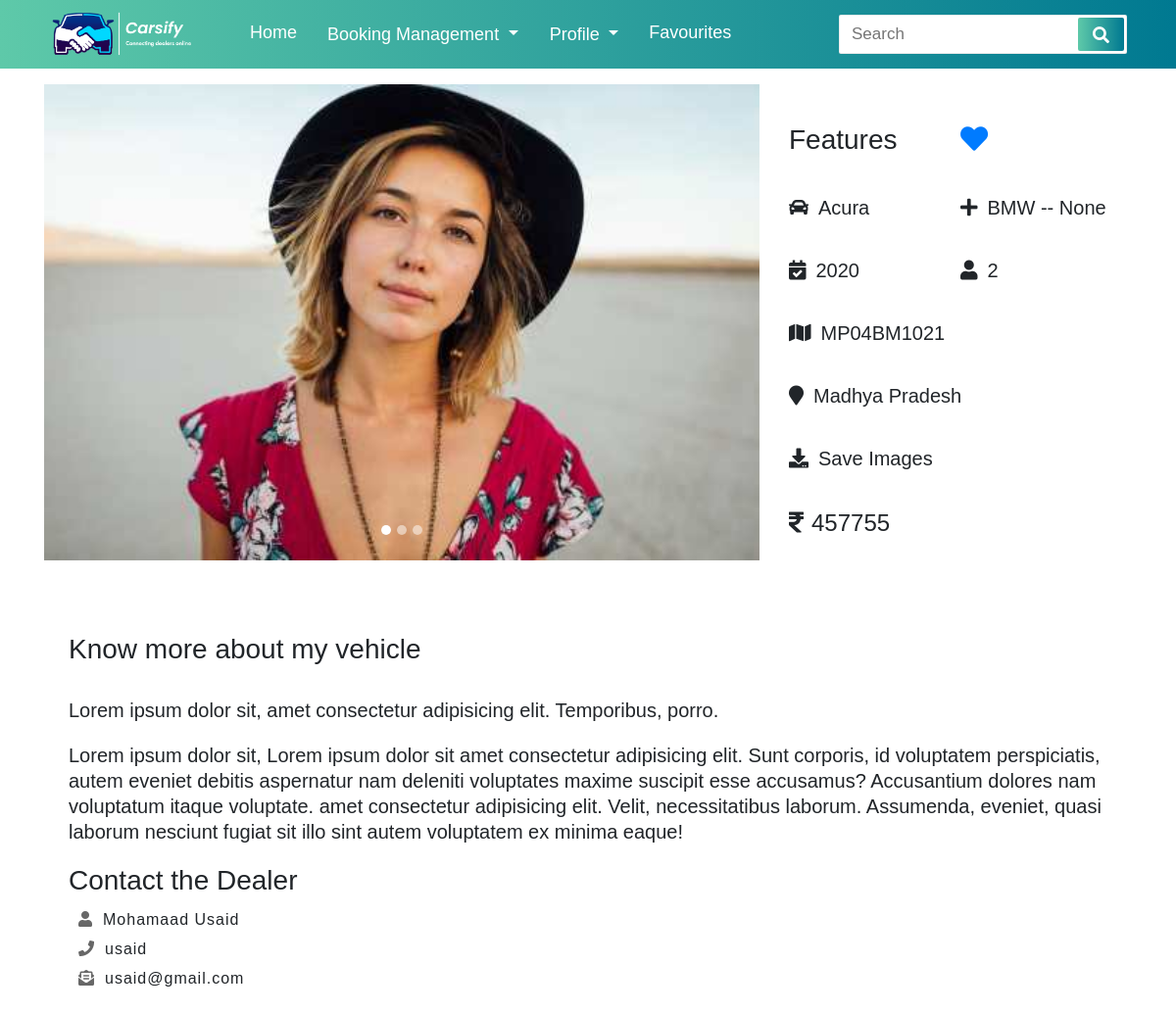
The app's page /viewdetails/3 (signed in) with its own data.
### CarsifyApp/models.py (models this page shows, shortened)
class Individual_Car_Details(models.Model):
    user = models.ForeignKey(User,on_delete=models.CASCADE,null=True)
    Company = models.ForeignKey(Car_Company,on_delete=models.CASCADE,null=True)
    Model = models.ForeignKey(Car_Model,on_delete=models.CASCADE,null=True)
    Registration_State = models.ForeignKey(India_States, on_delete=models.CASCADE, null=True)
    Fuel_Type = models.ForeignKey(Car_Fuel, on_delete=models.CASCADE, null=True)
    Transmission = models.ForeignKey(Transmission_Type, on_delete=models.CASCADE, null=True)
    Owners = models.ForeignKey(Number_of_Owners,on_delete=models.CASCADE,null=True)
    Body_Type = models.ForeignKey(Car_Body_Type,on_delete=models.CASCADE,null=True)
    Car_Status = models.BooleanField(default=False)
    Date_of_Manufacturing = models.DateField(null=True)
    Card_Registration_Number = models.TextField(null=True)
    Car_Varient = models.TextField(null=True)
    KM = models.IntegerField(null=True)
    Color = models.TextField(null=True)
    Images = models.ImageField(null=True)
    Price = models.IntegerField(null=True)
    Insurance = models.TextField(null=True)
    Insurance_Type = models.TextField(null=True)

class Car_Company(models.Model):
    Car_Company_Name = models.TextField(null=True)
    def __str__(self):
        return self.Car_Company_Name

class Car_Model(models.Model):
    Company_Name = models.ForeignKey(Car_Company,on_delete=models.CASCADE,null=True)
    Car_Model_Name = models.TextField(null=True)
    def __str__(self):
        return self.Company_Name.Car_Company_Name +' -- '+ self.Car_Model_Name

class India_States(models.Model):
    State_Name = models.TextField(null=True)
    def __str__(self):
        return self.State_Name

### CarsifyApp/views.py (the view)
# urls.py: path('viewdetails/<int:cid>', Viewdetails, name='Viewdetails'),
@login_required(login_url='CarsifyApp:LoginSignup')
def Viewdetails(request, cid):
    data = Individual_Car_Details.objects.get(id=cid)
    dic ={'data':data}
    return render(request, 'viewdetails.html', dic)

### CarsifyApp/templates/viewdetails.html (shortened to what this page needs)
{% load static %}
<!doctype html>
<html lang="en">
  <head>
    <link rel="stylesheet" href="{% static 'assets/stylesheets/viewdetails.css' %}">
    <link rel="stylesheet" href="{% static 'assets/stylesheets/navigation.css' %}">
    <link rel="stylesheet" href="https://stackpath.bootstrapcdn.com/bootstrap/4.3.1/css/bootstrap.min.css">
    <link rel="stylesheet" href="https://pro.fontawesome.com/releases/v5.10.0/css/all.css"/>
  </head>
  <body>
      <nav>
        <div class="logoo">
          <img src="{% static 'assets/images/logo7.png' %}"/>
        </div>
        <div class="navitems">
            <li><a href="{% url 'CarsifyApp:Dashboard' %}">Home</a></li>
            <li><a href="#">
                <div class="dropdown show">
                    <a class="btn dropdown-toggle dropdown-navi" href="#" role="button" id="dropdownMenuLink" data-toggle="dropdown" aria-haspopup="true" aria-expanded="false">
                      Booking Management
                    </a>
                  </div>
            </a></li>
            <li><a href="#"><div class="dropdown show">
              <a class="btn dropdown-toggle dropdown-navi" href="profile.html" role="button" id="dropdownMenuLink" data-toggle="dropdown" aria-haspopup="true" aria-expanded="false">
               Profile
              </a>
            </div></a></li>
            <li><a href="{% url 'CarsifyApp:Favourites' %}">Favourites</a></li>
        </div>
        <form action="#">
                <input type="search" class="search-data" placeholder="Search" required>
                <button type="submit" class="fas fa-search"></button>
        </form>
    </nav>
    <div class="container py-3 carousel-details">
        <div class="row">
            <div class="col-lg-8">
                <div id="carouselExampleIndicators" style="max-height: 65vh;" class="carousel slide" data-ride="carousel">
                    <ol class="carousel-indicators">
                      <li data-target="#carouselExampleIndicators" data-slide-to="0" class="active"></li>
                      <li data-target="#carouselExampleIndicators" data-slide-to="1"></li>
                      <li data-target="#carouselExampleIndicators" data-slide-to="2"></li>
                    </ol>
                    <div class="carousel-inner">
                      <div class="carousel-item active">
                        <img class="d-block w-100" src="{% static 'assets/images/team1.jpg' %}" alt="First slide">
                      </div>
                    </div>
                </div>
            </div>
            <div class="col-lg-4 py-4 features-details">
                <div class="py-3 model">
                    <h3>Features</h3>
                    <h3><a href="{% url 'CarsifyApp:Delete_From_Favourite' data.id %}"><i class="fa fa-heart"></i></a></h3>
                </div>
                <div class="py-3 model">
                    <h5><i class="fas fa-car"></i>{{data.Company}}</h5>
                    <h5><i class="fa fa-plus"></i>{{data.Model}}</h5>
                </div>
                <div class="py-3 model">
                    <h5><i class="fas fa-calendar-check"></i>{{data.Date_of_Manufacturing.year}}</h5>
                    <h5><i class="fa fa-user"></i>2</h5>
                </div>
                <div class="py-3 model">
                  <h5><i class="fa fa-map"></i>{{data.Card_Registration_Number}}</h5>
                </div>
                <div class="py-3 model">
                  <h5><i class="fa fa-map-marker"></i>{{data.Registration_State }}</h5>
              </div>
                <div class="py-3 model">
                    <h5><i class="fa fa-download"></i>Save Images</h5>
                </div>
                <div class="py-3 model">
                    <h4><i class="fas fa-rupee-sign mr-2"></i>{{data.Price}}</h4>
                </div>
            </div>
        </div>
        <div class="description">
            <h3>Know more about my vehicle</h3><br>
            <p>Lorem ipsum dolor sit, amet consectetur adipisicing elit. Temporibus, porro.</p>
            <p>Lorem ipsum dolor sit, Lorem ipsum dolor sit amet consectetur adipisicing elit. Sunt corporis, id voluptatem perspiciatis, autem eveniet debitis aspernatur nam deleniti voluptates maxime suscipit esse accusamus? Accusantium dolores nam voluptatum itaque voluptate. amet consectetur adipisicing elit. Velit, necessitatibus laborum. Assumenda, eveniet, quasi laborum nesciunt fugiat sit illo sint autem voluptatem ex minima eaque!</p>
            <div>
                <h3>Contact the Dealer </h3>
                <div class="contact-icons">
                    <p><i class="fa fa-user"></i>{{data.user.first_name}} {{data.user.last_name}}</p>
                    <p><i class="fa fa-phone"></i>{{data.user}}</p>
                    <p><i class="fas fa-envelope-open-text"></i>{{data.user.email}}</p>
                </div>
            </div>
        </div>
    </div>
  </body>
</html>

### CarsifyApp/static/assets/stylesheets/viewdetails.css (style rules this page uses)
.carousel-indicators li { border-radius: 50% !important; height: 10px !important; width: 10px !important; }
.features-details .model { display: flex; text-align: left; }
.features-details .model>h3 { width: 50%; }
.features-details .model>h5 { width: 100%; }
.features-details .model>h5>i { margin-right: 10px; }
.description { padding: 50px 25px; text-align: left; }
.description>p { margin-bottom: 20px!important; line-height: 26px; font-size: 20px; }
.contact-icons { margin-left: 10px; }
.contact-icons p { line-height: 30px; font-size: 16px; letter-spacing: 1px; }
.contact-icons i { margin-right: 10px; font-size: 16px; color: rgba(0, 0, 0, 0.596); }

### CarsifyApp/static/assets/stylesheets/navigation.css (style rules this page uses)
:root { --main-bg-color: #007991; --secondary-bg-color:#5ec9a9; }
* { margin: 0; padding: 0; outline: none; box-sizing: border-box; font-family: 'Montserrat', sans-serif; }
body { background: #f2f2f2; height: 100%; width: 100%; }
p { margin: 0 !important; }
li { list-style: none; }
nav { background:var(--main-bg-color); background: -webkit-linear-gradient(to right, var(--secondary-bg-color),var(--main-bg-color)); background: linear-gradient(to right, var(--secondary-bg-color),var(--main-bg-color)); display: flex !important; flex-wrap: wrap; align-items: center; justify-content: space-between; height: 70px; padding: 0 100px ; }
nav .navitems { display: flex ; flex: 1; padding: 0 0 0 40px; }
nav .navitems li { list-style: none; padding: 0 15px; }
nav .navitems li a { color: #fff; font-size: 18px; font-weight: 500; text-decoration: none; margin: auto 0px; }
.dropdown-navi { padding: 0px !important; outline: none !important; }
nav form { display: flex; height: 40px; padding: 2px; background: white; min-width: 18%!important; border-radius: 2px; border: 1px solid rgba(155,155,155,0.2); }
nav form .search-data { width: 100%; height: 100%; padding: 0 10px; color: black; font-size: 17px; border: none; font-weight: 500; background: white; }
nav form button { padding: 0 15px; color: #fff; font-size: 17px; background:var(--main-bg-color); background: -webkit-linear-gradient(to right, var(--secondary-bg-color),var(--main-bg-color)); background: linear-gradient(to right, var(--secondary-bg-color),var(--main-bg-color)); border: none; border-radius: 2px; cursor: pointer; }
@media (max-width: 1245px) { nav { padding: 0 50px; } }
.logoo img { width: 150px; background-size: cover; }

### records on screen
Individual_Car_Details: Company "Acura", Model "BMW -- None", Date_of_Manufacturing.year "2020", Card_Registration_Number "MP04BM1021", Registration_State "Madhya Pradesh", Price "457755", user.first_name "Mohamaad", user.last_name "Usaid", user "usaid", user.email "usaid@gmail.com"
